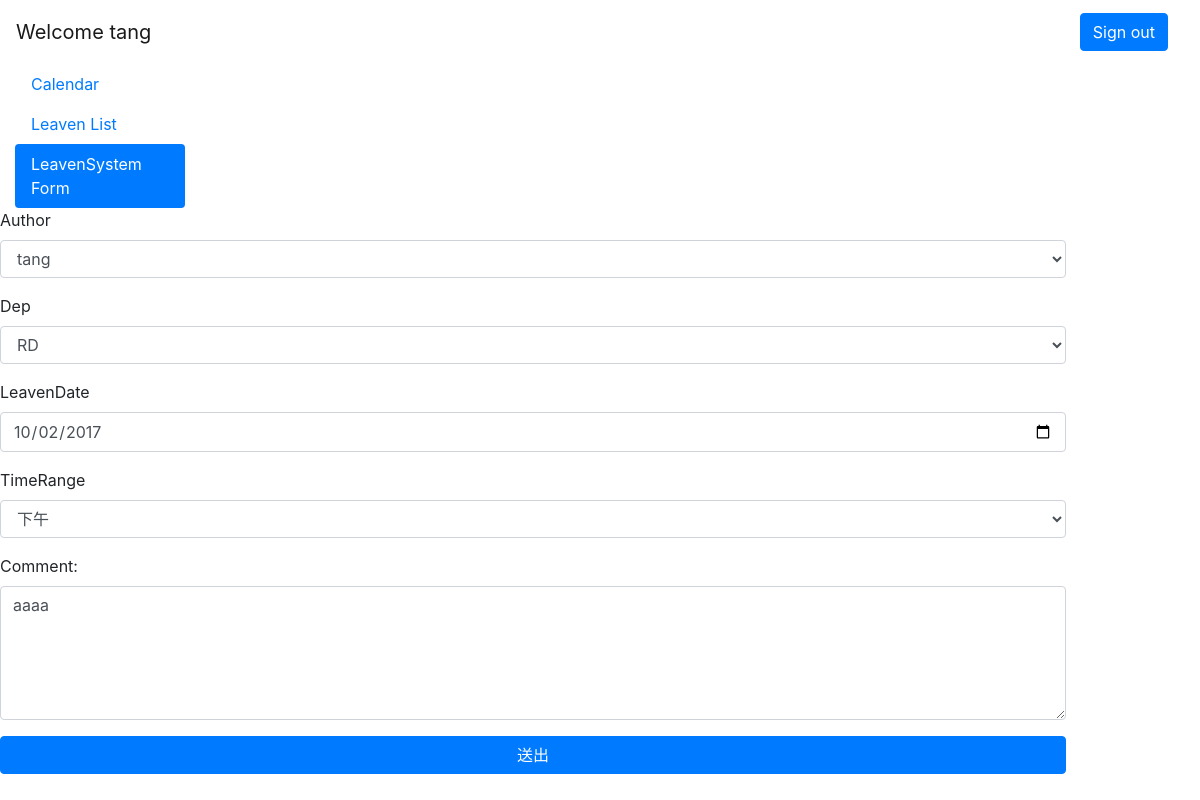
/editLeavenForm/20 (signed in), run on the app's committed database.
### leavesystem/models.py (models this page shows, shortened)
class DatePost(models.Model):
    DepOptions = (
        ("RD", "RD"),
        ("RDI", "RDI"),
        ("RDII", "RDII"),
    )
    TimeOptions = (
        ("True","上午"),
        ("False","下午"),
    )
    author = models.ForeignKey(User)
    title = models.CharField(max_length=200,editable = False)
    dep = models.CharField(max_length=100,choices = DepOptions,default = True)
    leaveDate = models.DateField(blank=True, null=True)
    timeRange = models.CharField(max_length=100,choices = TimeOptions)
    created_date = models.DateTimeField(default=timezone.now,editable = False)
    is_check = models.BooleanField(default = False)
    comment = models.TextField(null=True, blank=True)

### leavesystem/views.py (the view)
# urls.py: url(r'^editLeavenForm/(?P<id>\d+)', editLeavenForm),
def editLeavenForm(request,id):
    if not request.user.is_authenticated():
        return render(request,'login.html', locals())
    page = 'LeavenForm'
    action_status = 'edit'
    timeOptions = DatePost.TimeOptions
    depOptions = DatePost.DepOptions
    dataPost = DatePost.objects.get(pk=id)
    dataPost.leaveDate = dataPost.leaveDate.strftime("%Y-%m-%d")
    return render(request, 'home.html', locals())

### leavesystem/templates/home.html
{% extends 'base.html' %}
{% block leftMenu %} {% include 'leftMenu.html' %} {% endblock%}
{% block content %}
    {% if page == 'home' %}
        {% include 'content.html' %}
    {% elif page == 'leavenList' %}
        {% include 'leavenList.html' %}
    {% elif page == 'LeavenForm' %}
        {% include 'LeavenForm.html' %}
    {% endif %}
{% endblock %}

### leavesystem/templates/base.html (shortened to what this page needs)
<!DOCTYPE html>
<html>
<head>
    <link rel="stylesheet" href="https://maxcdn.bootstrapcdn.com/bootstrap/4.0.0-beta/css/bootstrap.min.css"
>
</head>
<body>
    <nav class="navbar navbar-light bg-faded">
        {% if request.user.is_authenticated %}
        <a class="navbar-brand" href="#">
            Welcome {{ request.user.username }}
        </a>
        <a class="navbar-brand" href="#">
            <form action="/logout/">
                <button class="btn btn-primary" type="submit">
                    Sign out
                </button>
            </form>
        </a>
        {% endif %}
    </nav>
    <div class="container-fluid">
        <div class="row">
            {% block leftMenu %} {% endblock %} {% block content %} {% endblock %}
        </div>
    </div>
</body>
</html>

### leavesystem/templates/LeavenForm.html (shortened to what this page needs)
<form action="/submitLeavenForm/" method="POST">
    <div class="form-group">
        <label for="SelectAuthor">Author</label>
        <select class="form-control" id="SelectAuthor" name="SelectAuthor">
            <option value="{{ request.user }}">{{ request.user }}</option>
        </select>
    </div>
    <div class="form-group">
        <label for="SelectDep">Dep</label>
        <select class="form-control" id="SelectDep" name="SelectDep">
            <option value="{{ depOptions.0.0 }}" {% if action_status == "edit" and dataPost.dep == depOptions.0.0 %}selected{% endif %}>{{ depOptions.0.1 }}</option>
        </select>
    </div>
    <div class="form-group">
        <label for="LeavenDate">LeavenDate</label>
        <input class="form-control" type="date" value="{% if action_status == "edit" %}{{ dataPost.leaveDate }}{% else %}{{ now }}{% endif %}" id="LeavenDate" name="LeavenDate">
    </div>
    <div class="form-group">
        <label for="TimeRange">TimeRange</label>
        <select class="form-control" id="TimeRange" name="TimeRange">
                <option value="{{ timeOptions.1.0 }}" {% if action_status == "edit" and dataPost.timeRange == timeOptions.1.0 %}selected{% endif %}>{{ timeOptions.1.1 }}</option>
            </select>
    </div>
    <div class="form-group">
        <label for="comment">Comment:</label>
        <textarea class="form-control" rows="5" cols="100" id="comment" name="comment">{% if action_status == "edit" %}{{ dataPost.comment }}{% endif %}</textarea>
    </div>
    <button type="submit" class="btn btn-primary btn-block">送出</button>
</form>

### data on the page
DatePost: SelectDep "RD", LeavenDate "10/02/2017", TimeRange "下午", comment "aaaa"

### other printed values
{{ request.user.username }} "tang"
